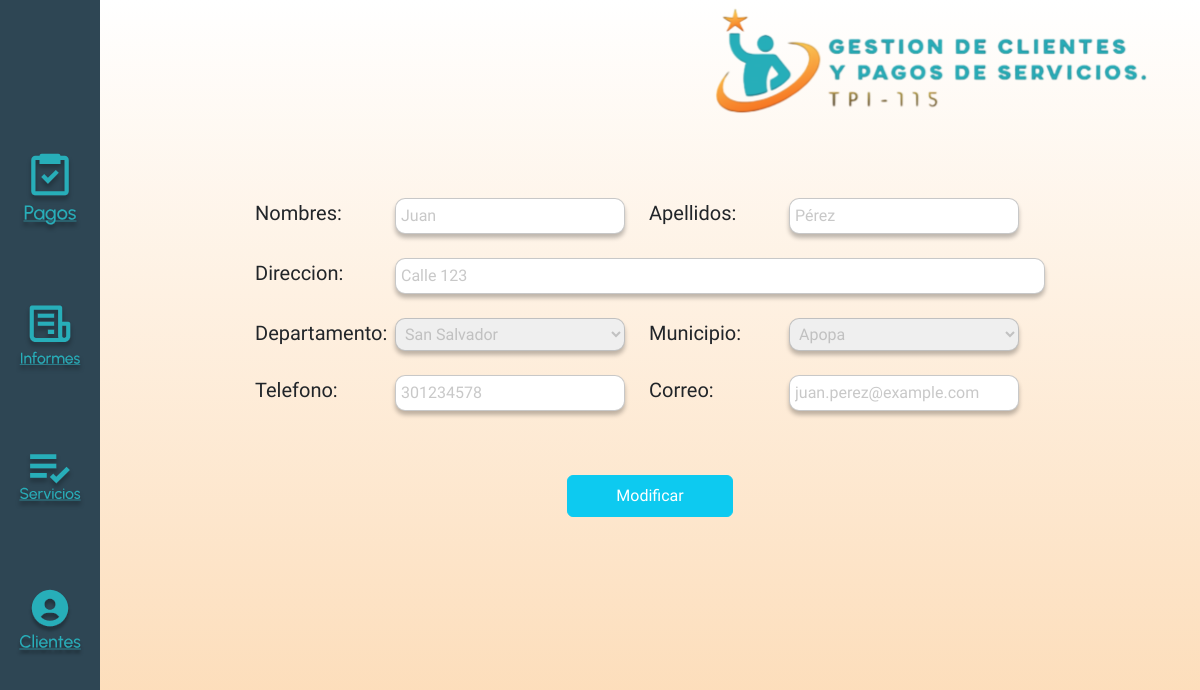
Screenshot of /Vistas/Clientes/ModificarClientes.php?id=6 with the database file from the repository.
### tables this page shows
CREATE TABLE `clientes` (
  `cliente_id` int(11) NOT NULL AUTO_INCREMENT,
  `nombres` varchar(200) NOT NULL,
  `apellidos` varchar(200) NOT NULL,
  `direccion` text NOT NULL,
  `departamento` int(11) NOT NULL,
  `municipio` int(11) NOT NULL,
  `telefono` int(11) NOT NULL,
  `correo` varchar(200) NOT NULL,
  `usuario` int(11) DEFAULT NULL,
  `tipo_cliente` int(11) DEFAULT NULL,
  PRIMARY KEY (`cliente_id`),
  UNIQUE KEY `telefono` (`telefono`),
  UNIQUE KEY `correo` (`correo`),
  KEY `fk_clientes_tipo_cliente` (`tipo_cliente`),
  KEY `fk_usuarios_cliente` (`usuario`),
  CONSTRAINT `fk_clientes_tipo_cliente` FOREIGN KEY (`tipo_cliente`) REFERENCES `tipo_cliente` (`tipo_cliente_id`),
  CONSTRAINT `fk_usuarios_cliente` FOREIGN KEY (`usuario`) REFERENCES `usuarios` (`usuario_id`)
);

CREATE TABLE `departamentos` (
  `departamento_id` int(11) NOT NULL AUTO_INCREMENT,
  `nombre_departamento` varchar(200) NOT NULL,
  PRIMARY KEY (`departamento_id`),
  UNIQUE KEY `nombre_departamento` (`nombre_departamento`)
);

CREATE TABLE `municipios` (
  `municipio_id` int(11) NOT NULL AUTO_INCREMENT,
  `nombre_municipio` varchar(200) NOT NULL,
  PRIMARY KEY (`municipio_id`),
  UNIQUE KEY `nombre_municipio` (`nombre_municipio`)
);

### Modelos/Conexion.php (called while the page is built, shortened)
<?php
    class Conexion {
        private $conexion ;
        public function __construct()
        {
            $this->host = "localhost";
            $this->usuario = "root";
            $this->clave = "";
            $this->bd_nombre = "Grupo01_BDAppWeb";
            $this->conexion = null;
            try {
                $this->conexion = new PDO("mysql:host=$this->host;dbname=$this->bd_nombre", $this->usuario, $this->clave);
                $this->conexion->setAttribute(PDO::ATTR_ERRMODE, PDO::ERRMODE_EXCEPTION);
            }catch (PDOException $e){
                echo "Error: " . $e->getMessage();
            }
        }
        public function get_conexion() {
            return $this->conexion;
        }
    }
?>

### Modelos/ClientesModel.php (called while the page is built, shortened)
<?php
require_once ("Conexion.php");
    class ClientesModel {
        private $conexion;
        public function __construct() {
            $this->conexion = new Conexion();
            $this->conexion = $this->conexion->get_conexion();
        }
        public function cargar_cliente_modificar($id) {
            $stmt = $this->conexion->prepare("select * from clientes as a
inner join departamentos as b on a.departamento = b.departamento_id
inner join municipios as c on a.municipio = c.municipio_id where a.cliente_id = :id");
            $stmt->bindValue(":id", $id);
            $stmt->execute();
            $result = $stmt->fetch(PDO::FETCH_ASSOC);
            return $result;
        }
    }
?>

### Controladores/Clientes/ClientesController.php (called while the page is built, shortened)
<?php
    require_once "../../Modelos/ClientesModel.php";
    class ClientesController {
        private $cliente;
        public function __construct() {
            $this->cliente = new ClientesModel();
        }
        public function cargar_cliente_modificar($id) {
            $resultado = $this->cliente->cargar_cliente_modificar($id);
            return $resultado;
        }
    }
?>

### Vistas/Clientes/ModificarClientes.php (the view, shortened to what this page needs)
<?php
    require '../../Controladores/Clientes/ClientesController.php';
    $id = $_GET['id'];
    $clientes_controller = new ClientesController();
    $cliente = $clientes_controller->cargar_cliente_modificar($id);
?>
<!DOCTYPE html>
<html lang="es">
    <head>
        <link rel="stylesheet" href="../Estilos/Estilos.css">
        <link rel="stylesheet" href="https://cdn.jsdelivr.net/npm/bootstrap@5.3.3/dist/css/bootstrap.min.css">
    </head>
    <body class="secundary">
    <section class="container-page position-relative w-100 h-100 ">
        <?php  include "../Componentes/HeaderLogo.php" ?>
        <?php  include "../Componentes/SideBar.php" ?>
        <main>
                <form name="formulario-modificar" class="d-flex justify-content-center ml-5" id="formulario-modificar" method="POST">
                    <div class="form-clientes-atributos d-flex flex-column align-items-start gap-4 my-5">
                        <div class="row">
                            <div class="col d-flex justify-content-start">
                                <div class="label-clientes">
                                    <label  for="nombre-cliente">Nombres:</label>
                                </div>
                                <input value="<?= $cliente['nombres'] ?>" name="nombres" required type="text" id="nombre-cliente" class="cliente-input-form"></div>
                            <div class="col d-flex justify-content-start">
                                <div class="label-clientes">
                                    <label for="apellido-cliente">Apellidos:</label>
                                </div>
                                <input value="<?= $cliente['apellidos'] ?>" name="apellidos" type="text" id="apellido-cliente" class="cliente-input-form"></div>
                        </div>
                        <div class="row">
                            <div class="col d-flex justify-content-start">
                                <div class="label-clientes-direction">
                                    <label for="direccion">Direccion:</label>
                                </div>
                                <input value="<?= $cliente['direccion'] ?>" name="direccion" required type="text" id="direccion" class="cliente-input-form-direction"></div>
                        </div>
                        <div class="row text-end">
                            <div class="col  d-flex justify-content-start">
                                <div class="label-clientes">
                                    <label  for="departamento-cliente">Departamento:</label>
                                </div>
                                <select  id="departamento-cliente" name="departamento" class="cliente-input-form">
                                    <option selected value="<?= $cliente['departamento_id'] ?>">
                                        <?= htmlspecialchars($cliente['nombre_departamento']); ?>
                                    </option>
                                </select>
                            </div>
                            <div class="col  d-flex justify-content-start">
                                <div class="label-clientes">
                                    <label for="municipio-cliente">Municipio:</label>
                                </div>
                                <select name="municipio"  id="municipio-cliente" class="cliente-input-form">
                                    <option selected value="<?= $cliente['municipio'] ?>">
                                        <?= htmlspecialchars($cliente['nombre_municipio']); ?>
                                    </option>
                                </select>
                            </div>
                        </div>
                        <div class="row">
                            <div class="col d-flex justify-content-start">
                                <div class="label-clientes">
                                    <label for="telefono-cliente">Telefono:</label>
                                </div>
                                <input value="<?= $cliente['telefono'] ?>" name="telefono" required type="number" id="telefono-cliente" class="cliente-input-form"></div>
                            <div class="col d-flex justify-content-start">
                                <div class="label-clientes">
                                    <label for="correo-cliente">Correo:</label>
                                </div>
                                <input value="<?= $cliente['correo'] ?>" name="correo" required type="email" id="correo-cliente" class="cliente-input-form"></div>
                        </div>
                    </div>
                </form>
                <div class="btn-modificar mx-auto d-flex justify-content-center">
                    <button name="btn-modificar-cliente" type="submit" class="px-5 py-2 my-3 btn rounded btn-info text-white" form="formulario-modificar">Modificar</button>
                </div>
        </main>
    </section>
    </body>
</html>

### Vistas/Estilos/Estilos.css (style rules this page uses)
* { padding: 0; margin: 0; box-sizing: border-box; font-family: 'Albert Sans', sans-serif; }
.secundary { background: linear-gradient(to bottom, rgba(255, 255, 255, 0.4), rgba(248, 159, 59, 0.4)) fixed; height: 100vh; margin: 0; padding: 0; }
.container-page { display: grid; grid-template-columns: 100px 1fr; grid-template-rows: 150px 1fr; }
main { box-sizing: border-box; overflow: hidden; }
#input-clientes, .cliente-input-form { outline: 0; width: 230px; border: 1px solid rgba(155, 155, 155, 0.55); color: rgba(155, 155, 155, 0.55); padding: 5px; border-radius: 10px; box-shadow: 0px 4px 4px 0px rgba(0, 0, 0, 0.25); }
.cliente-input-form-direction { outline: 0; width: 650px; border: 1px solid rgba(155, 155, 155, 0.55); color: rgba(155, 155, 155, 0.55); padding: 5px; border-radius: 10px; box-shadow: 0px 4px 4px 0px rgba(0, 0, 0, 0.25); }
.label-clientes { display: flex; width: 140px; font-weight: 500; font-size: 20px; }
.label-clientes-direction { width: 140px; font-weight: 500; font-size: 20px; }

### rows the page displays
clientes: nombres "Juan", apellidos "Pérez", direccion "Calle 123", departamento "San Salvador", municipio "Apopa", telefono "301234578", correo "juan.perez@example.com"
